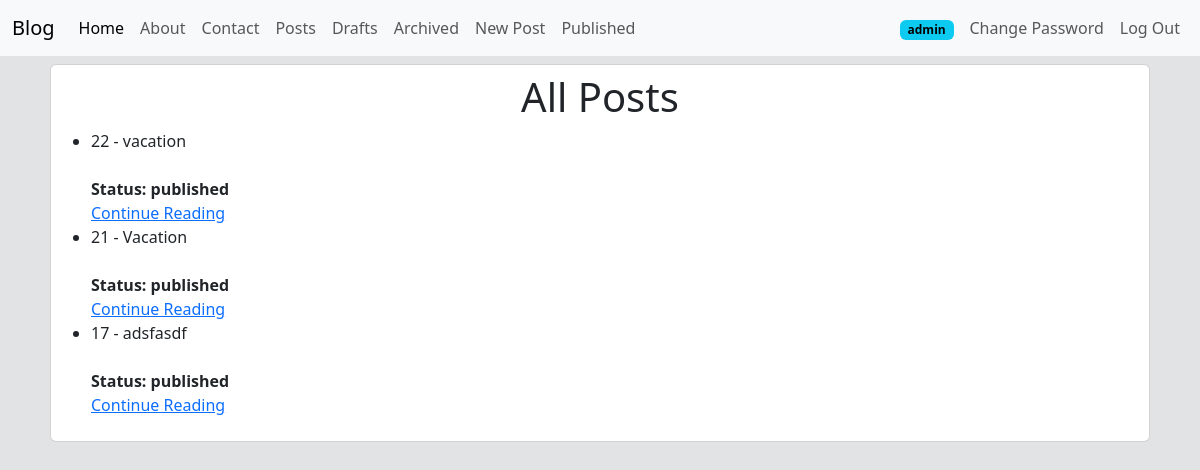
The page /posts/ (signed in) on the database its author committed.
### posts/models.py (models this page shows, shortened)
class Post(models.Model): # oop (object oriented programing)
    title = models.CharField(max_length=128)  # string
    subtitle = models.CharField(max_length=256)  # string
    body = models.TextField()  # string
    created_on = models.DateTimeField(auto_now_add=True)  # date / datetime
    author = models.ForeignKey(
        get_user_model(),
        on_delete=models.CASCADE
    )  # User model
    status = models.ForeignKey(
        Status,
        on_delete=models.DO_NOTHING
    )

class Status(models.Model):
    class Meta:
        verbose_name_plural = "status"
    name = models.CharField(max_length=128, unique=True)
    description = models.CharField(max_length=200, help_text="Write a descrition about the status")
    def __str__(self):
        return f"{self.name}"

### posts/views.py (the view)
# urls.py: path("", PostListView.as_view(), name="post_list"),
class PostListView(ListView): # GET requestto dysplay a liust of posts
    template_name = "post/list.html"
    published_status = Status.objects.get(name="published")
    queryset = Post.objects.filter(status=published_status).order_by("created_on").reverse()
    context_object_name = "posts"
    def get_context_data(self, **kwargs):
        context = super().get_context_data(**kwargs)
        context["post_status"] = "All"
        return context

### templates/post/list.html (shortened to what this page needs)
{% extends 'base.html' %}
{% block content %}
    <body class="bg-secondary-subtle">
        <div class="card p-2 m-2">
            <h1 class="text-center">All Posts</h1>
            <ul>
                {% for post in posts %}
                    <li>{{post.id}} - {{ post.title}}</li><br>
                    <span><strong>Status: {{post.status }}</strong></span><br>
                    <a href="{% url 'post_detail' post.id %}">Continue Reading</a>
                {% endfor %}
            </ul>
        </div>
    </body>
{% endblock %}

### templates/navbar.html (shortened to what this page needs)
<nav class="navbar navbar-expand-lg bg-body-tertiary">
  <div class="container-fluid">
    <a class="navbar-brand" href="{% url 'home' %}">Blog</a>
    <div class="collapse navbar-collapse" id="navbarSupportedContent">
      <ul class="navbar-nav me-auto mb-2 mb-lg-0">
        <li class="nav-item">
          <a class="nav-link active" aria-current="page" href="{% url 'home' %}">Home</a>
        </li>
        <li class="nav-item">
          <a class="nav-link" href="{% url 'about' %}">About</a>
        </li>
        <li class="nav-item">
          <a class="nav-link" href="{% url 'contact' %}">Contact</a>
        </li>
        <li class="nav-item">
          <a class="nav-link" href="{% url 'post_list' %}">Posts</a>
        </li>
        {% if user.is_authenticated %}
          <li class="nav-item">
            <a class="nav-link" href="{% url 'post_drafts' %}">Drafts</a>
          </li>
          <li class="nav-item">
            <a class="nav-link" href="{% url 'post_archived' %}">Archived</a>
          </li>
          <li class="nav-item">
            <a class="nav-link" href="{% url 'post_new' %}">New Post</a>
          </li>
        {% endif %}
        <li class="nav-item">
          <a class="nav-link" href="{% url 'post_list' %}">Published</a>
        </li>
      </ul>
      <ul class="navbar-nav ms-auto mb-2 mb-lg-0 align-items-center">
        {% if user.is_authenticated %}
          <li class="nav-item me-2">
            <span class="badge text-bg-info">{{ user.username }}</span>
          </li>
          <li class="nav-item">
            <a class="nav-link" href="{% url 'password_change' %}">Change Password</a>
          </li>
          <li class="nav-item">
            <form action="{% url 'logout' %}" method="post" class="d-inline">
              <button type="submit" class="btn btn-link nav-link py-0">Log Out</button>
            </form>
          </li>
        {% endif %}
      </ul>
    </div>
  </div>
</nav>

### rows shown on the page
Post: id "22", title "vacation", status "published"
Post: id "21", title "Vacation", status "published"
Post: id "17", title "adsfasdf", status "published"

### other values the page prints
{{ user.username }} "admin"
